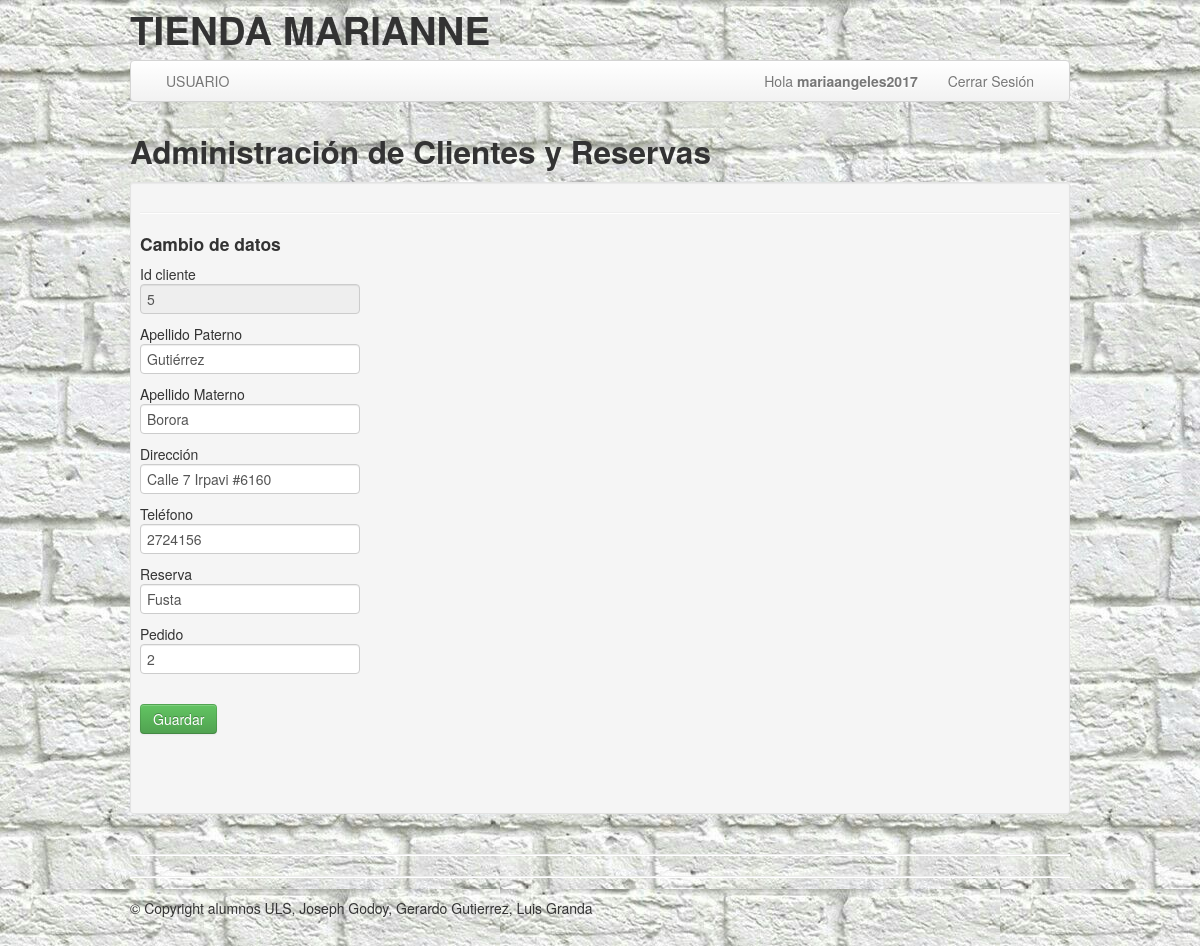
The app's page /actualizarcliente.php?idc=5 (signed in) with its own data.
### tables this page shows
CREATE TABLE IF NOT EXISTS `cliente` (
  `id_cliente` int(8) NOT NULL AUTO_INCREMENT,
  `appaterno` varchar(25) DEFAULT NULL,
  `apmaterno` varchar(25) DEFAULT NULL,
  `direccionc` varchar(50) DEFAULT NULL,
  `telefonoc` varchar(10) DEFAULT NULL,
  `reservan` varchar(95) DEFAULT NULL,
  `pedido` int(3) DEFAULT NULL,
  PRIMARY KEY (`id_cliente`)
);

### actualizarcliente.php (the view, shortened to what this page needs)
<!DOCTYPE html>
<html lang="en">
  <head>
    <link href="bootstrap/css/bootstrap.min.css" rel="stylesheet"/>
  </head>
<body data-offset="40" background="images/fondo3.jpg" style="background-attachment: fixed">
<div class="container">
<header class="header">
<div class="row">
	<?php
	include("include/cabecera.php");
	?>
</div>
</header>
<div class="navbar">
  <div class="navbar-inner">
	<div class="container">
	  <div class="nav-collapse">
		<ul class="nav">
			<li class=""><a href="admin.php">USUARIO</a></li>
		</ul>
		<ul class="nav pull-right">
		<li><a href="">Hola <strong><?php echo $_SESSION['usuario'];?></strong> </a></li>
			  <li><a href="desconectar.php"> Cerrar Sesión </a></li>
		</ul>
	  </div>
	</div>
  </div>
</div>
<div class="row">
	<div class="span12">
		<div class="caption">
		<h2> Administración de Clientes y Reservas</h2>
		<div class="well well-small">
		<hr class="soft"/>
		<h4>Cambio de datos </h4>
		<div class="row-fluid">
		<?php
		extract($_GET);
		require("conexion_bd.php");
		$sql="SELECT * FROM cliente WHERE id_cliente=$idc";
		$ressql=mysqli_query($mysqli,$sql);
		while ($row=mysqli_fetch_row ($ressql)){
		    	$idc=$row[0];
		    	$appaterno=$row[1];
		    	$apmaterno=$row[2];
		    	$direccionc=$row[3];
		    	$telefonoc=$row[4];
		    	$reservan=$row[5];
		    	$pedido=$row[6];
		    }
		?>
		<form action="ejecutaactualizar2.php" method="post">
				Id cliente<br><input type="text" name="idc" value= "<?php echo $idc ?>" readonly="readonly"><br>
				Apellido Paterno<br> <input type="text" name="appat" value="<?php echo $appaterno ?>"><br>
				Apellido Materno<br> <input type="text" name="apmat" value="<?php echo $apmaterno ?>"><br>
				Dirección <br> <input type="text" name="direc" value="<?php echo $direccionc ?>"><br>
				Teléfono<br> <input type="text" name="tel" value="<?php echo $telefonoc ?>"><br>
				Reserva<br> <input type="text" name="reservan" value="<?php echo $reservan ?>"><br>
				Pedido<br> <input type="text" name="pedido" value="<?php echo $pedido ?>"><br>
				<br>
				<input type="submit" value="Guardar" class="btn btn-success btn-primary">
			</form>
		<div class="span8">
		</div>
		</div>
		<br/>
		</div>
</div>
	</div>
</div>
<hr class="soften"/>
<footer class="footer">
<hr class="soften"/>
<p>&copy; Copyright  alumnos ULS, Joseph Godoy, Gerardo Gutierrez,  Luis Granda<br/><br/></p>
 </footer>
</div>
  </body>
</html>

### records on screen
cliente: idc "5", appat "Gutiérrez", apmat "Borora", direc "Calle 7 Irpavi #6160", tel "2724156", reservan "Fusta", pedido "2"

### other values on screen
$_SESSION['usuario'] "mariaangeles2017"
